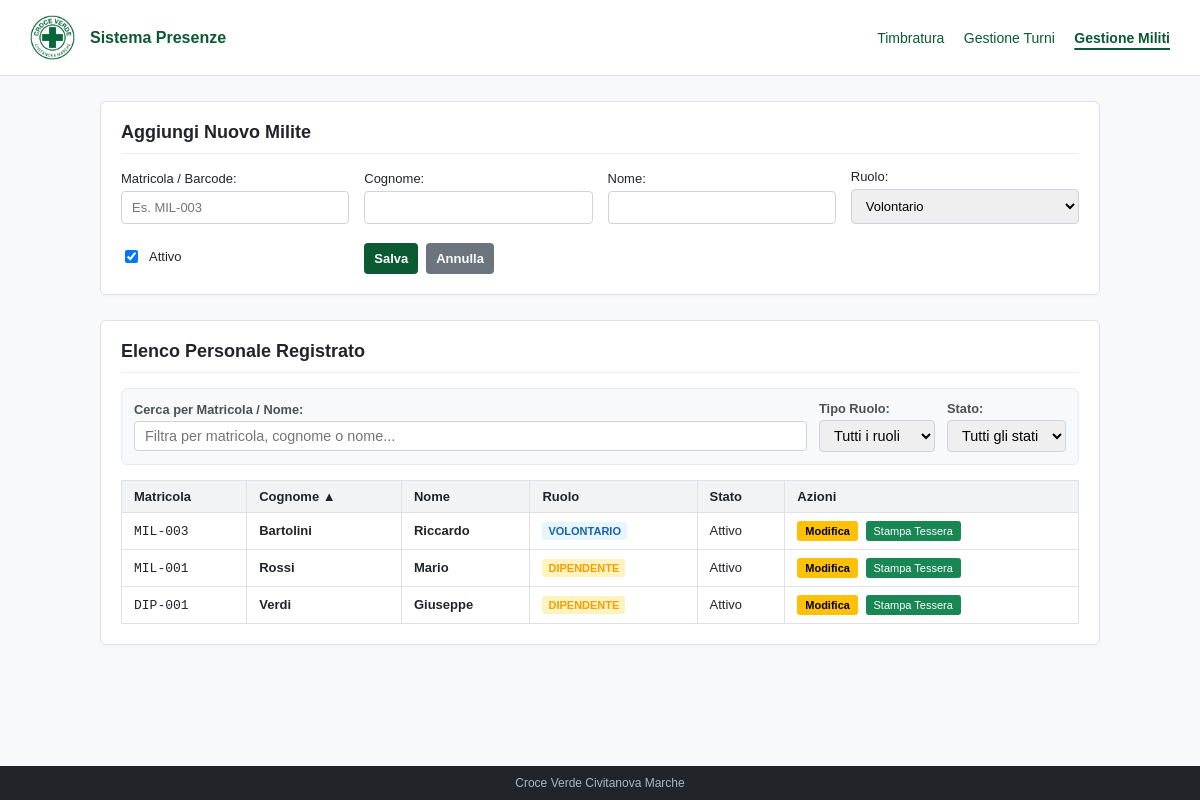
The page /militi on the database as committed earlier.
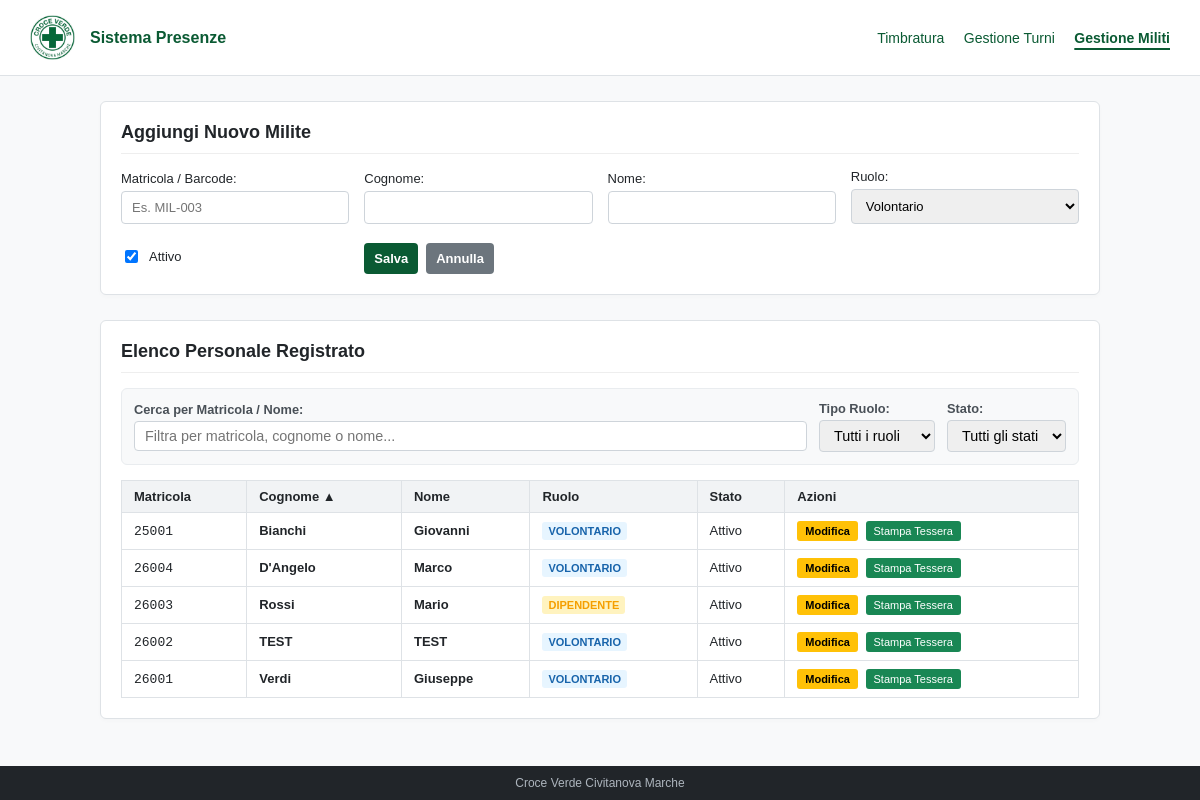
The same page on the database as committed later.
### tables this page shows
CREATE TABLE militi (
            id INTEGER PRIMARY KEY AUTOINCREMENT,
            barcode_id TEXT UNIQUE NOT NULL,
            nome TEXT NOT NULL,
            cognome TEXT NOT NULL,
            ruolo TEXT DEFAULT 'volontario',
            attivo INTEGER DEFAULT 1
        );

### app.py (the view)
@app.route('/militi')
def gestione_militi():
    sort_by = request.args.get('sort', 'cognome')
    sort_dir = request.args.get('dir', 'asc').upper()
    col = "cognome" if sort_by == 'cognome' else "nome"
    sec_col = "nome" if col == "cognome" else "cognome"
    order_clause = f"{col} {sort_dir}, {sec_col} ASC"
    conn = get_db_connection()
    cursor = conn.cursor()
    cursor.execute(f"SELECT * FROM militi ORDER BY {order_clause}")
    militi = [dict(row) for row in cursor.fetchall()]
    conn.close()
    return render_template('militi.html', militi=militi, associazione=NOME_ASSOCIAZIONE, logo=PATH_LOGO, sort_current=sort_by, sort_dir=sort_dir.lower())

### app.py (called while the page is built)
def get_db_connection():
    conn = sqlite3.connect(DB_FILE)
    conn.row_factory = sqlite3.Row
    return conn

### templates/militi.html (shortened to what this page needs)
<!DOCTYPE html>
<html lang="it">
<head>
  <link rel="stylesheet" href="{{ url_for('static', filename='style.css') }}">
</head>
<body>
<div class="header">
  <div class="brand">
    <img src="{{ url_for('static', filename=logo) }}" alt="Logo" class="logo-img">
    <strong>Sistema Presenze</strong>
  </div>
  <nav>
    <a href="/">Timbratura</a>
    <a href="/dashboard">Gestione Turni</a>
    <a href="/militi"><strong>Gestione Militi</strong></a>
  </nav>
</div>
<div class="container">
  <div class="card">
    <h2 id="form-title">Aggiungi Nuovo Milite</h2>
    <form action="/api/militi/salva" method="POST" id="milite-form">
      <div class="field">
        <label>Matricola / Barcode:</label>
        <input type="text" name="barcode_id" id="barcode_id" placeholder="Es. MIL-003" required>
      </div>
      <div class="field">
        <label>Cognome:</label>
        <input type="text" name="cognome" id="cognome" required>
      </div>
      <div class="field">
        <label>Nome:</label>
        <input type="text" name="nome" id="nome" required>
      </div>
      <div class="field">
        <label>Ruolo:</label>
        <select name="ruolo" id="ruolo">
          <option value="volontario">Volontario</option>
        </select>
      </div>
      <div class="field checkbox-field">
        <input type="checkbox" name="attivo" id="attivo" value="1" checked>
        <label for="attivo">Attivo</label>
      </div>
      <div style="display: flex; gap: 8px;">
        <button type="submit" id="btn-save">Salva</button>
        <button type="button" class="reset" onclick="resetForm()">Annulla</button>
      </div>
    </form>
  </div>
  <div class="card">
    <h2>Elenco Personale Registrato</h2>
    <div class="filter-bar">
      <div class="filter-item" style="flex-grow: 1;">
        <label for="filter-search">Cerca per Matricola / Nome:</label>
        <input type="text" id="filter-search" placeholder="Filtra per matricola, cognome o nome..." onkeyup="filtraTabella()">
      </div>
      <div class="filter-item">
        <label for="filter-ruolo">Tipo Ruolo:</label>
        <select id="filter-ruolo" onchange="filtraTabella()">
          <option value="">Tutti i ruoli</option>
        </select>
      </div>
      <div class="filter-item">
        <label for="filter-stato">Stato:</label>
        <select id="filter-stato" onchange="filtraTabella()">
          <option value="">Tutti gli stati</option>
        </select>
      </div>
    </div>
    <table id="militi-table">
      <thead>
        <tr>
          <th>Matricola</th>
          <th class="sortable" onclick="ordinaPer('cognome')">
            Cognome {% if sort_current == 'cognome' %}{{ '▲' if sort_dir == 'asc' else '▼' }}{% endif %}
          </th>
          <th class="sortable" onclick="ordinaPer('nome')">
            Nome {% if sort_current == 'nome' %}{{ '▲' if sort_dir == 'asc' else '▼' }}{% endif %}
          </th>
          <th>Ruolo</th>
          <th>Stato</th>
          <th>Azioni</th>
        </tr>
      </thead>
      <tbody>
        {% for m in militi %}
        <tr data-barcode="{{ m.barcode_id | lower }}"
            data-cognome="{{ m.cognome | lower }}"
            data-nome="{{ m.nome | lower }}"
            data-ruolo="{{ m.ruolo | lower }}"
            data-stato="{{ 'attivo' if m.attivo else 'disattivato' }}">
          <td><code>{{ m.barcode_id }}</code></td>
          <td><strong>{{ m.cognome }}</strong></td>
          <td><strong>{{ m.nome }}</strong></td>
          <td><span class="badge badge-{{ m.ruolo }}">{{ m.ruolo.upper() }}</span></td>
          <td>{{ 'Attivo' if m.attivo else 'Disattivato' }}</td>
          <td>
            <button class="btn-sm btn-edit" data-milite='{{ m | tojson }}' onclick="editaMilite(this)">Modifica</button>
            <a href="/tessera/{{ m.id }}" target="_blank" class="btn-sm btn-card">Stampa Tessera</a>
          </td>
        </tr>
        {% endfor %}
      </tbody>
    </table>
  </div>
</div>
<footer>{{ associazione }}</footer>
</body>
</html>

### static/style.css (style rules this page uses)
:root { --secondary-color: #6c757d; --success-color: #198754; --warning-color: #ffc107; --bg-color: #f8f9fa; --text-color: #212529; --border-color: #dee2e6; --primary-color: #0a5a33; --primary-hover: #d5d5d5; }
body { font-family: 'Verdana', sans-serif; background-color: var(--bg-color); color: var(--text-color); margin: 0; padding-bottom: 60px; }
.container { max-width: 1000px; margin: 25px auto; padding: 0 15px; }
.card { background: #ffffff; border: 1px solid var(--border-color); border-radius: 6px; padding: 20px; margin-bottom: 25px; box-shadow: 0 2px 4px rgba(0, 0, 0, 0.02); }
h2 { margin-top: 0; font-size: 18px; border-bottom: 1px solid #eee; padding-bottom: 10px; }
.header { background: #ffffff; padding: 15px 30px; border-bottom: 1px solid var(--border-color); display: flex; align-items: center; justify-content: space-between; }
.brand { display: flex; align-items: center; gap: 15px; }
.brand strong { color: var(--primary-color); }
.logo-img { height: 45px; width: auto; max-width: 120px; object-fit: contain; }
nav a { color: var(--primary-color); text-decoration: none; margin-left: 15px; font-size: 14px; transition: 0.4s ease; font-weight: 500; }
nav a strong { text-decoration: underline; text-decoration-thickness: 2px; text-underline-offset: 5px }
form { display: grid; grid-template-columns: repeat(auto-fit, minmax(200px, 1fr)); gap: 15px; align-items: end; }
.field { display: flex; flex-direction: column; gap: 5px; font-size: 13px; }
.checkbox-field { flex-direction: row; align-items: center; gap: 8px; height: 35px; }
input, select, button { font-family: inherit; padding: 8px 10px; border: 1px solid #ced4da; border-radius: 4px; font-size: 13px; box-sizing: border-box; }
button { background: var(--primary-color); color: #ffffff; border: none; cursor: pointer; font-weight: 600; transition: background 0.2s; }
button.reset { background: var(--secondary-color); }
table { width: 100%; border-collapse: collapse; font-size: 13px; }
th, td { border: 1px solid var(--border-color); padding: 8px 12px; text-align: left; }
th { background: #f1f3f5; }
th.sortable { cursor: pointer; user-select: none; transition: background 0.2s; }
.badge { padding: 3px 6px; border-radius: 3px; font-size: 11px; font-weight: bold; }
.badge-volontario { background: #e7f5ff; color: #1864ab; }
.badge-dipendente { background: #fff3bf; color: #f59f00; }
.btn-sm { font-family: inherit; padding: 4px 8px; font-size: 11px; text-decoration: none; border-radius: 3px; display: inline-block; margin-right: 4px; }
.btn-edit { background: var(--warning-color); color: #000; }
.btn-card { background: var(--success-color); color: #fff; }
footer { position: fixed; bottom: 0; left: 0; width: 100%; background: #212529; color: #adb5bd; text-align: center; padding: 10px 0; font-size: 12px; z-index: 1000; }

### templates/militi.html (style rules this page uses)
.filter-bar { display: flex; gap: 12px; margin-bottom: 15px; background: #f8f9fa; padding: 12px; border-radius: 6px; border: 1px solid #e9ecef; align-items: center; flex-wrap: wrap; }
.filter-item { display: flex; flex-direction: column; gap: 4px; }
.filter-item label { font-size: 0.8em; font-weight: bold; color: #495057; }
.filter-item input, .filter-item select { padding: 6px 10px; border: 1px solid #ced4da; border-radius: 4px; font-size: 0.9em; }

Rows that differ between the two databases and show on the page:
changed militi: barcode_id "MIL-003" → "25001"; cognome "Bartolini" → "Bianchi"; nome "Riccardo" → "Giovanni"
added militi: barcode_id "26004", cognome "D'Angelo", nome "Marco", ruolo "VOLONTARIO", attivo "Attivo"
changed militi "Rossi": barcode_id "MIL-001" → "26003"
added militi: barcode_id "26002", cognome "TEST", nome "TEST", ruolo "VOLONTARIO", attivo "Attivo"
changed militi "Verdi": barcode_id "DIP-001" → "26001"; ruolo "DIPENDENTE" → "VOLONTARIO"
